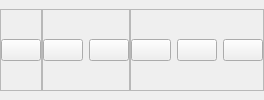
        <widget class="QWidget" name="headerContainer" native="true">
         <property name="sizePolicy">
          <sizepolicy hsizetype="Expanding" vsizetype="Expanding">
           <horstretch>0</horstretch>
           <verstretch>0</verstretch>
          </sizepolicy>
         </property>
         <layout class="QHBoxLayout" name="horizontalLayout_4">
          <property name="spacing">
           <number>0</number>
          </property>
          <property name="leftMargin">
           <number>0</number>
          </property>
          <property name="topMargin">
           <number>9</number>
          </property>
          <property name="rightMargin">
           <number>0</number>
          </property>
          <property name="bottomMargin">
           <number>9</number>
          </property>
          <item alignment="Qt::AlignRight">
           <widget class="QFrame" name="frame_6">
            <property name="frameShape">
             <enum>QFrame::StyledPanel</enum>
            </property>
            <property name="frameShadow">
             <enum>QFrame::Raised</enum>
            </property>
            <layout class="QHBoxLayout" name="horizontalLayout_6">
             <property name="leftMargin">
              <number>0</number>
             </property>
             <property name="topMargin">
              <number>0</number>
             </property>
             <property name="rightMargin">
              <number>0</number>
             </property>
             <property name="bottomMargin">
              <number>0</number>
             </property>
             <item>
              <widget class="QPushButton" name="pushButton_5">
               <property name="toolTip">
                <string>Search</string>
               </property>
               <property name="text">
                <string/>
               </property>
               <property name="icon">
                <iconset>
                 <normaloff>icons/feather/search.svg</normaloff>icons/feather/search.svg</iconset>
               </property>
               <property name="iconSize">
                <size>
                 <width>24</width>
                 <height>24</height>
                </size>
               </property>
              </widget>
             </item>
            </layout>
           </widget>
          </item>
          <item alignment="Qt::AlignHCenter">
           <widget class="QFrame" name="frame_5">
            <property name="frameShape">
             <enum>QFrame::StyledPanel</enum>
            </property>
            <property name="frameShadow">
             <enum>QFrame::Raised</enum>
            </property>
            <layout class="QHBoxLayout" name="horizontalLayout_5">
             <property name="leftMargin">
              <number>0</number>
             </property>
             <property name="topMargin">
              <number>0</number>
             </property>
             <property name="rightMargin">
              <number>0</number>
             </property>
             <property name="bottomMargin">
              <number>0</number>
             </property>
             <item>
              <widget class="QPushButton" name="notificationBtn">
               <property name="toolTip">
                <string>Notification</string>
               </property>
               <property name="text">
                <string/>
               </property>
               <property name="icon">
                <iconset>
                 <normaloff>icons/feather/bell.svg</normaloff>icons/feather/bell.svg</iconset>
               </property>
               <property name="iconSize">
                <size>
                 <width>24</width>
                 <height>24</height>
                </size>
               </property>
              </widget>
             </item>
             <item>
              <widget class="QPushButton" name="profileBtn">
               <property name="toolTip">
                <string>Profile</string>
               </property>
               <property name="text">
                <string/>
               </property>
               <property name="icon">
                <iconset>
                 <normaloff>icons/feather/user.svg</normaloff>icons/feather/user.svg</iconset>
               </property>
               <property name="iconSize">
                <size>
                 <width>24</width>
                 <height>24</height>
                </size>
               </property>
              </widget>
             </item>
            </layout>
           </widget>
          </item>
          <item alignment="Qt::AlignRight">
           <widget class="QFrame" name="frame_2">
            <property name="frameShape">
             <enum>QFrame::StyledPanel</enum>
            </property>
            <property name="frameShadow">
             <enum>QFrame::Raised</enum>
            </property>
            <layout class="QHBoxLayout" name="horizontalLayout_3">
             <property name="leftMargin">
              <number>0</number>
             </property>
             <property name="topMargin">
              <number>0</number>
             </property>
             <property name="rightMargin">
              <number>0</number>
             </property>
             <property name="bottomMargin">
              <number>0</number>
             </property>
             <item>
              <widget class="QPushButton" name="minimizeBtn">
               <property name="toolTip">
                <string>Minimise Window</string>
               </property>
               <property name="text">
                <string/>
               </property>
               <property name="icon">
                <iconset>
                 <normaloff>icons/feather/minus.svg</normaloff>icons/feather/minus.svg</iconset>
               </property>
               <property name="iconSize">
                <size>
                 <width>24</width>
                 <height>24</height>
                </size>
               </property>
              </widget>
             </item>
             <item>
              <widget class="QPushButton" name="restoreBtn">
               <property name="toolTip">
                <string>Restore Window</string>
               </property>
               <property name="text">
                <string/>
               </property>
               <property name="icon">
                <iconset>
                 <normaloff>icons/feather/square.svg</normaloff>icons/feather/square.svg</iconset>
               </property>
               <property name="iconSize">
                <size>
                 <width>24</width>
                 <height>24</height>
                </size>
               </property>
              </widget>
             </item>
             <item>
              <widget class="QPushButton" name="closeBtn">
               <property name="toolTip">
                <string>Close Window</string>
               </property>
               <property name="text">
                <string/>
               </property>
               <property name="icon">
                <iconset>
                 <normaloff>icons/feather/x.svg</normaloff>icons/feather/x.svg</iconset>
               </property>
               <property name="iconSize">
                <size>
                 <width>24</width>
                 <height>24</height>
                </size>
               </property>
              </widget>
             </item>
            </layout>
           </widget>
          </item>
         </layout>
        </widget>
